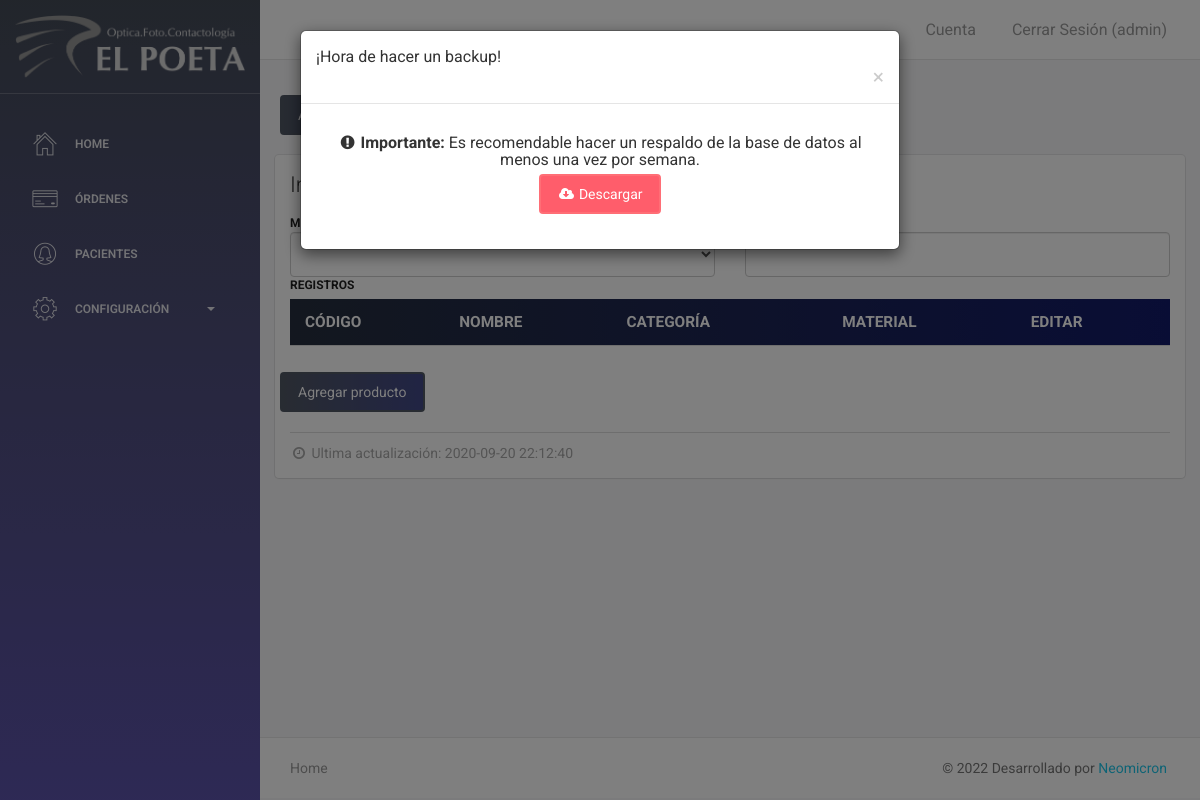
/inventario.php (signed in), run on an earlier commit of the app's database.
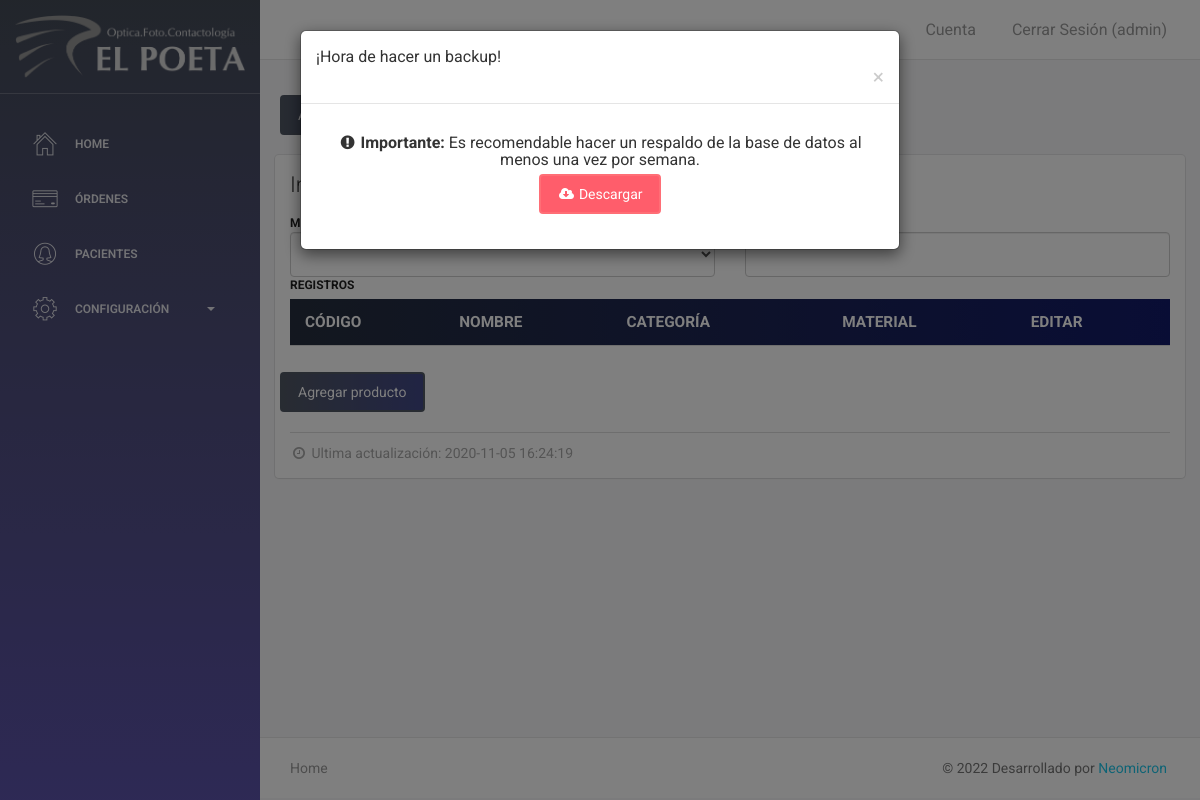
And on a later commit of the database.
### tables this page shows
CREATE TABLE `productos` (
  `id_producto` int(11) NOT NULL,
  `codigo` int(11) NOT NULL DEFAULT 0,
  `nombre` varchar(100) NOT NULL DEFAULT '0',
  `categoria` varchar(50) NOT NULL DEFAULT '0',
  `material` varchar(100) NOT NULL DEFAULT '0',
  `editar` varchar(100) DEFAULT NULL,
  `borrar` varchar(100) DEFAULT NULL,
  `estado` int(11) DEFAULT 1,
  `modificado` datetime DEFAULT current_timestamp() ON UPDATE current_timestamp()
);

### inventario.php (called while the page is built, shortened)
<?php
require 'consultas/categorias.php';
include 'consultas/last_update.php';
require 'views/inventario.view.php';
?>

### consultas/last_update.php (called while the page is built)
<?php
$result = $con->PREPARE("
	SELECT modificado
	FROM productos
	ORDER BY modificado DESC
	LIMIT 1
	");
$result->execute();
$last_update = $result->fetch();
$last_update = $last_update[0];
 ?>

### views/inventario.view.php (the view, shortened to what this page needs)
<?php require 'views/header.php' ?>
<div class="wrapper">
    <?php include 'views/sidebar.php' ?>
    <?php include 'views/navbar.php' ?>
        <div class="content">
            <div class="container-fluid">
                <div class="row mb-4 d-flex">
                    <a class="btn btn-primary m-2" data-toggle="modal" data-target="#modal_add_producto">Agregar producto</a>
                    <a class="btn btn-primary m-2" href="categorias">Categorías</a>
                </div>
                <div class="row">
                    <div class="col-12">
                        <div class="card">
                            <div class="header">
                                <h4 class="title">Inventario</h4>
                            </div>
                            <div class="content">
                                <div class="table-responsive">
                                    <table style="width: 100%; border-radius: 6px" class="display table table-striped table-sm" id="tabla_productos">
                                        <thead class="tabla-thead white-text">
                                            <th>Código</th>
                                            <th>Nombre</th>
                                            <th>Categoría</th>
                                            <th>Material</th>
                                            <th>Editar</th>
                                        </thead>
                                    </table>
                                </div>
                                <div class="row mb-4 d-flex">
                                    <a class="btn btn-primary m-2" data-toggle="modal" data-target="#modal_add_producto">Agregar producto</a>
                                </div>
                                <div class="footer">
                                    <hr>
                                    <div class="stats">
                                        <i class="fa fa-clock-o"></i> Ultima actualización: <?php echo $last_update ?>
                                    </div>
                                </div>
                            </div>
                        </div>
                    </div>
                </div>
            </div>
        </div>
<?php include 'views/footer.php' ?>
<?php include 'modals/modal_backup.php' ?>
<?php include 'scripts/inventario.php' ?>

What changed in the data, as far as the page shows it:
no longer on this page (row unchanged): productos: modificado "2020-09-20 22:12:40"
added productos: modificado "2020-11-05 16:24:19"
